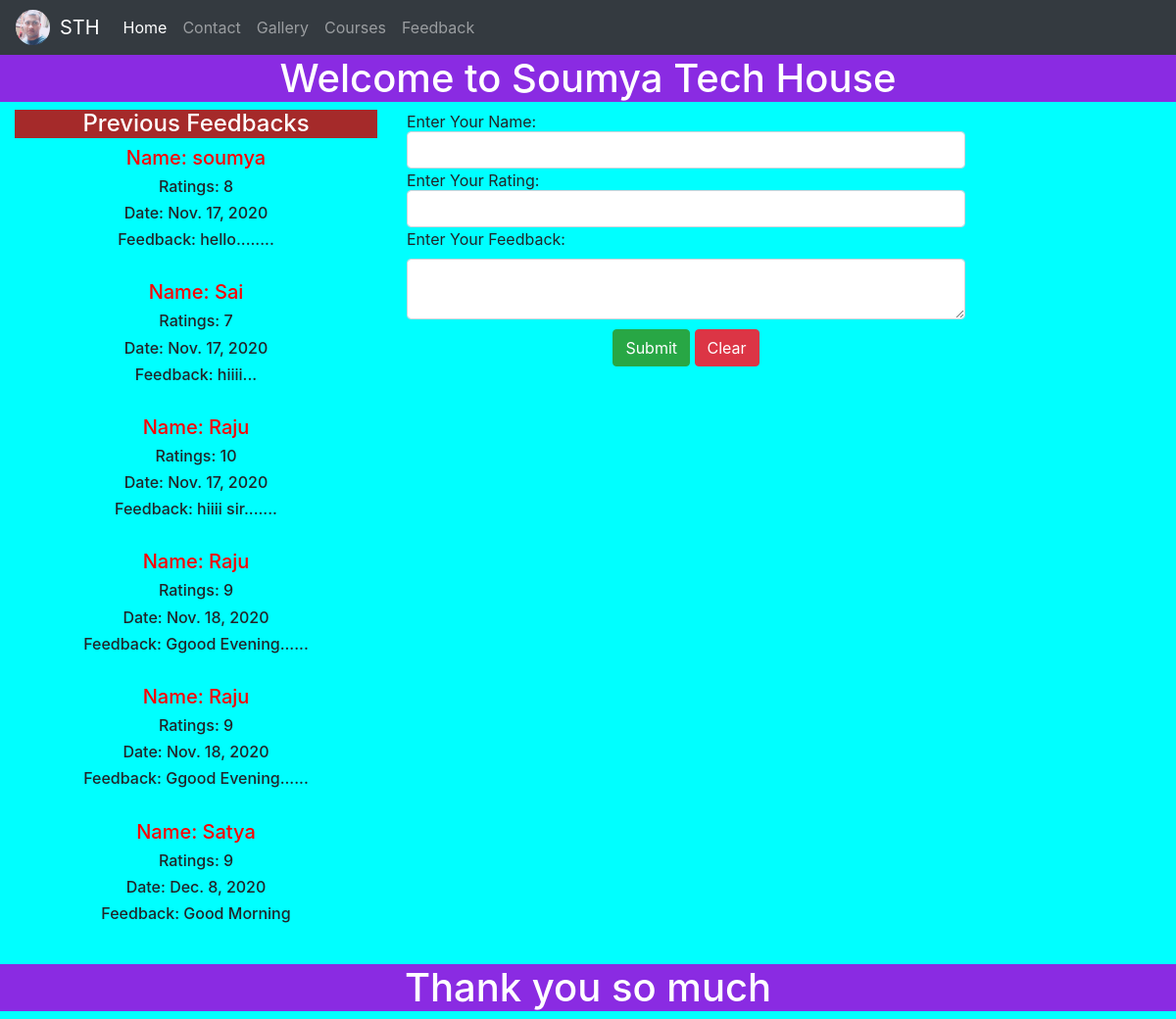
The page /feedback/ on the database its author committed.
### instituteapp/models.py (models this page shows)
class FeedbackData(models.Model):
    name = models.CharField(max_length=50)
    rating = models.IntegerField()
    date = models.DateField(max_length=100)
    feedback = models.CharField(max_length=100)

### instituteapp/views.py (the view)
# urls.py: path('feedback/',views.feedback_page,name='feedback')
def feedback_page(request):
    if request.method=="POST":
        name = request.POST.get('name')
        rating = request.POST.get('rating')
        feedback = request.POST.get('feedback')
        data = FeedbackData(
            name=name,
            rating=rating,
            date=date,
            feedback=feedback
        )
        data.save()
        feedbacks = FeedbackData.objects.all()
        return render(request,'instituteapp/feedback.html',{'feedback':feedbacks})
    else:
        feedbacks = FeedbackData.objects.all()
        return render(request,'instituteapp/feedback.html',{'feedback':feedbacks})

### templates/instituteapp/feedback.html (shortened to what this page needs)
{% extends 'instituteapp/base.html' %}
    {% block abc %}
    <div class="container-fluid">
        <div class='row'>
            <div class="col-md-4">
                <h4>Previous Feedbacks</h4>
                {% if feedback %}
                    {% for i in feedback %}
                        {% if i.rating >= 6 %}
                            <h5 style="color: red;text-align: center;">Name: {{ i.name }}</h5>
                            <h6>Ratings: {{ i.rating }}</h6>
                            <h6>Date: {{ i.date }}</h6>
                            <h6>Feedback: {{ i.feedback }}</h6><br>
                        {% endif %}
                    {% endfor %}
                {% else %}
                <h3>No Data Available</h3>
                {% endif %}
            </div>
            <div class="offdet-md-4 col-md-6">
                <form method="POST">
                    <label>Enter Your Name:</label>
                    <input type="text" name="name" class="form-control">
                    <label>Enter Your Rating:</label>
                    <input type="number" name="rating" class="form-control">
                    <label>Enter Your Feedback:</label>
                    <textarea type="text" name="feedback" class="form-control"></textarea>
                    <center>
                    <input type="submit" value="Submit" class="btn btn-success">
                    <input type="reset" value="Clear" class="btn btn-danger">
                    </center>
                </form>
            </div>
        </div>
    </div>
    {% endblock %}

### templates/instituteapp/base.html (shortened to what this page needs)
{% load static %}
<!DOCTYPE html>
<html lang="en">
<head>
  {% include 'instituteapp/cdnlines.html' %}
    <link href="{% static 'css/base.css' %}" rel="stylesheet">
</head>
<body>
{% include 'instituteapp/navbar.html' %}
    <h1 class="h11">Welcome to Soumya Tech House</h1>
    {% block abc %}
    {% endblock %}
    <h1 class="h11" style="margin-top: 10px">Thank you so much</h1>
</body>
</html>

### templates/instituteapp/cdnlines.html (shortened to what this page needs)
<!DOCTYPE html>
<html lang="en">
<head>
</head>
<body>
    {% block content %}
  <link rel="stylesheet" href="https://maxcdn.bootstrapcdn.com/bootstrap/4.5.2/css/bootstrap.min.css">
    {% endblock %}
</body>
</html>

### templates/instituteapp/navbar.html (shortened to what this page needs)
{% load static %}
<!DOCTYPE html>
<html lang="en">
<head>
</head>
<body>
{% block content %}
        <nav class="navbar navbar-expand-lg navbar-dark bg-dark">
        <img id="img1" src="{% static 'images/soumya1.jpg' %}">
  <a class="navbar-brand" href="#">STH</a>
  <div class="collapse navbar-collapse" id="navbarNav">
    <ul class="navbar-nav">
      <li class="nav-item active">
        <a class="nav-link" href="{% url 'home' %}">Home</a>
      </li>
      <li class="nav-item">
        <a class="nav-link" href="{% url 'contact' %}">Contact</a>
      </li>
      <li class="nav-item">
        <a class="nav-link" href="{% url 'gallery' %}">Gallery</a>
      </li>
        <li class="nav-item">
        <a class="nav-link" href="{% url 'courses' %}">Courses</a>
        </li>
        <li class="nav-item">
          <a class="nav-link" href="{% url 'feedback' %}">Feedback</a>
        </li>
    </ul>
  </div>
</nav>
    {% endblock %}
</body>
</html>

### static/css/base.css (style rules this page uses)
body { background-color: aqua; }
.h11 { background-color: blueviolet; text-align: center; color: white; }

### templates/instituteapp/navbar.html (style rules this page uses)
#img1 { border-radius: 50%; height: 3%; width: 3%; margin-right: 10px; }

### templates/instituteapp/feedback.html (style rules this page uses)
input[name] { margin-top: -10px; }
input[value] { margin-top: 10px; }
h4 { background-color: brown; text-align: center; color: white; }
h6 { text-align: center; }

### rows shown on the page
FeedbackData: name "soumya", rating "8", date "Nov. 17, 2020", feedback "hello........"
FeedbackData: name "Sai", rating "7", date "Nov. 17, 2020", feedback "hiiii..."
FeedbackData: name "Raju", rating "10", date "Nov. 17, 2020", feedback "hiiii sir......."
FeedbackData: name "Raju", rating "9", date "Nov. 18, 2020", feedback "Ggood Evening......"
FeedbackData: name "Raju", rating "9", date "Nov. 18, 2020", feedback "Ggood Evening......"
FeedbackData: name "Satya", rating "9", date "Dec. 8, 2020", feedback "Good Morning"
